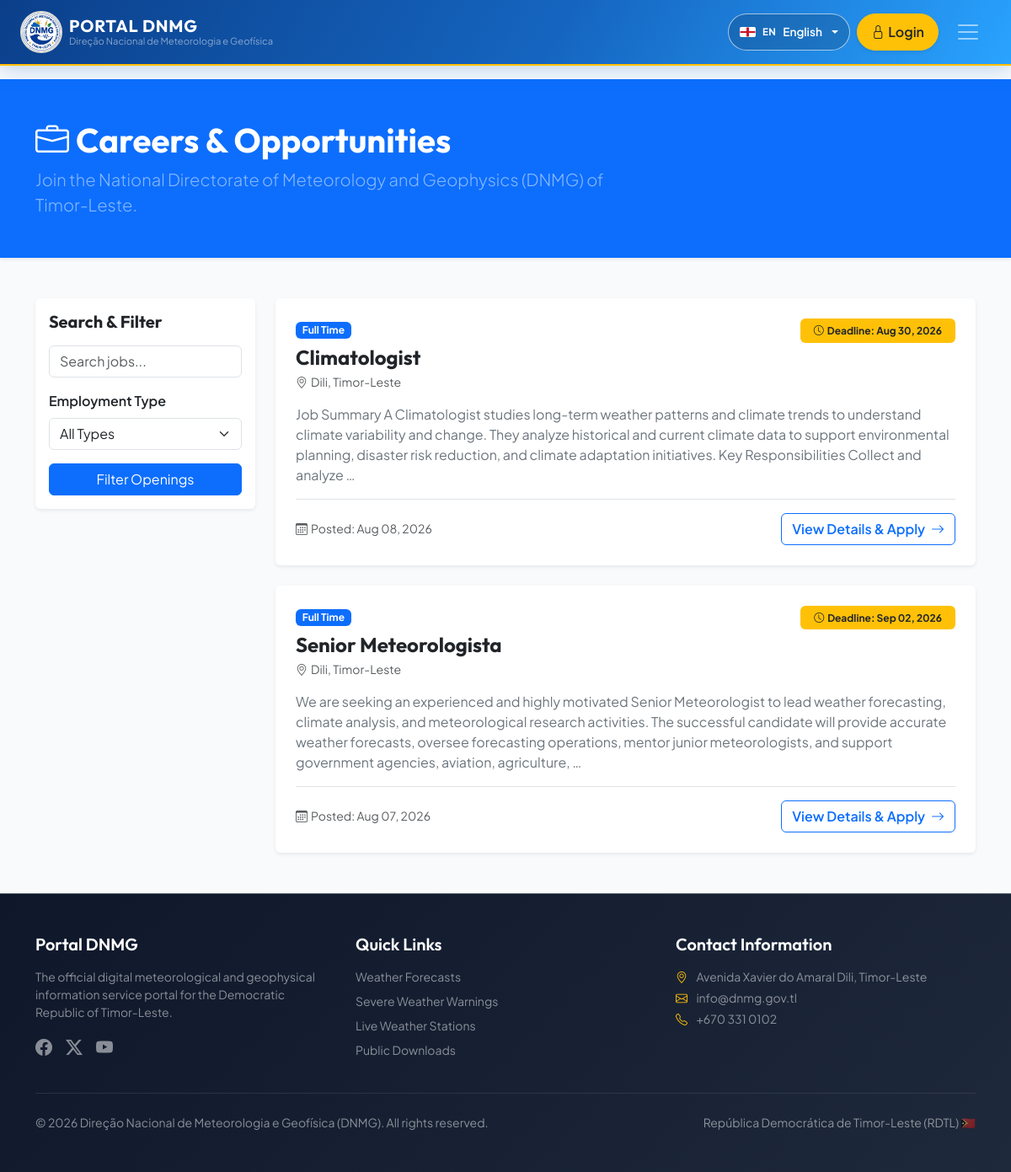
The page /en/cms/careers/ on the database its author committed.
### cms/models.py (models this page shows, shortened)
class JobOpening(models.Model):
    class Status(models.TextChoices):
        DRAFT = 'DRAFT', _('Draft')
        OPEN = 'OPEN', _('Open')
        CLOSED = 'CLOSED', _('Closed')
    class EmploymentType(models.TextChoices):
        FULL_TIME = 'FULL_TIME', _('Full Time')
        PART_TIME = 'PART_TIME', _('Part Time')
        CONTRACT = 'CONTRACT', _('Contract')
        INTERNSHIP = 'INTERNSHIP', _('Internship')
        VOLUNTEER = 'VOLUNTEER', _('Volunteer')
    title = models.CharField(max_length=255, verbose_name=_('Job Title'))
    slug = models.SlugField(max_length=280, unique=True, blank=True, verbose_name=_('Slug'))
    department = models.ForeignKey(
        'hr.Department',
        on_delete=models.SET_NULL,
        null=True,
        blank=True,
        related_name='job_openings',
        verbose_name=_('Department'),
    )
    location = models.CharField(max_length=150, default='Dili, Timor-Leste', verbose_name=_('Location'))
    employment_type = models.CharField(
        max_length=20,
        choices=EmploymentType.choices,
        default=EmploymentType.FULL_TIME,
        verbose_name=_('Employment Type')
    )
    description = models.TextField(verbose_name=_('Job Description'))
    requirements = models.TextField(blank=True, verbose_name=_('Requirements'))
    how_to_apply = models.TextField(blank=True, verbose_name=_('How to Apply'))
    application_deadline = models.DateField(null=True, blank=True, verbose_name=_('Application Deadline'))
    status = models.CharField(
        max_length=20,
        choices=Status.choices,
        default=Status.DRAFT,
        verbose_name=_('Status')
    )
    posted_by = models.ForeignKey(
        settings.AUTH_USER_MODEL,
        on_delete=models.SET_NULL,
        null=True,
        blank=True,
        related_name='job_openings',
        verbose_name=_('Posted By')
    )
    created_at = models.DateTimeField(auto_now_add=True)
    updated_at = models.DateTimeField(auto_now=True)
    class Meta:
        ordering = ['-created_at']
        verbose_name = _('Job Opening')
        verbose_name_plural = _('Job Openings')
        constraints = [
            models.CheckConstraint(
                condition=models.Q(employment_type__in=[
                    'FULL_TIME', 'PART_TIME', 'CONTRACT', 'INTERNSHIP', 'VOLUNTEER',
                ]),
                name='cms_job_type_valid',
            ),
            models.CheckConstraint(
                condition=models.Q(status__in=['DRAFT', 'OPEN', 'CLOSED']),
                name='cms_job_status_valid',
            ),
        ]
        indexes = [
            models.Index(fields=['status', '-created_at'], name='cms_job_status_created_idx'),
        ]

### cms/views.py (the view, shortened to what this page needs)
# urls.py: path('careers/', views.PublicCareerListView.as_view(), name='public_career_list'),
class PublicCareerListView(ListView):
    model = JobOpening
    template_name = 'cms/public_career_list.html'
    context_object_name = 'jobs'
    paginate_by = 10
    def get_queryset(self):
        queryset = JobOpening.objects.filter(
            status=JobOpening.Status.OPEN
        ).select_related('department')
        employment_type = self.request.GET.get('type')
        if employment_type:
            queryset = queryset.filter(employment_type=employment_type)
        q = self.request.GET.get('q')
        return queryset
    def get_context_data(self, **kwargs):
        context = super().get_context_data(**kwargs)
        context['employment_type_choices'] = JobOpening.EmploymentType.choices
        context['selected_type'] = self.request.GET.get('type', '')
        context['search_query'] = self.request.GET.get('q', '')
        return context

### templates/cms/public_career_list.html (shortened to what this page needs)
{% extends 'base.html' %}
{% load i18n static %}
{% block content %}
<div class="bg-primary text-white py-5 mb-5 shadow-sm">
    <div class="container">
        <div class="row align-items-center">
            <div class="col-lg-8">
                <h1 class="fw-bold mb-2"><i class="bi bi-briefcase me-2"></i>{% translate "Careers & Opportunities" %}</h1>
                <p class="lead mb-0 text-white-50">{% translate "Join the National Directorate of Meteorology and Geophysics (DNMG) of Timor-Leste." %}</p>
            </div>
        </div>
    </div>
</div>
<div class="container mb-5">
    <div class="row g-4">
        <div class="col-lg-3">
            <div class="card border-0 shadow-sm p-3">
                <h5 class="fw-bold mb-3">{% translate "Search & Filter" %}</h5>
                <form method="get" action="{% url 'cms:public_career_list' %}">
                    <div class="mb-3">
                        <input type="text" name="q" value="{{ search_query }}" class="form-control" placeholder="{% translate 'Search jobs...' %}">
                    </div>
                    {% if employment_type_choices %}
                    <div class="mb-3">
                        <label class="form-label fw-semibold">{% translate "Employment Type" %}</label>
                        <select name="type" class="form-select" onchange="this.form.submit()">
                            <option value="">{% translate "All Types" %}</option>
                        </select>
                    </div>
                    {% endif %}
                    <button type="submit" class="btn btn-primary w-100">{% translate "Filter Openings" %}</button>
                </form>
            </div>
        </div>
        <div class="col-lg-9">
            <div class="row g-4">
                {% for job in jobs %}
                <div class="col-12">
                    <div class="card border-0 shadow-sm hover-shadow transition">
                        <div class="card-body p-4">
                            <div class="d-flex flex-column flex-md-row justify-content-between align-items-md-start gap-2 mb-3">
                                <div>
                                    <span class="badge bg-primary mb-2">{{ job.get_employment_type_display }}</span>
                                    <h4 class="card-title fw-bold text-dark mb-1">{{ job.title }}</h4>
                                    <p class="text-muted mb-0 small">
                                        <i class="bi bi-geo-alt me-1"></i>{{ job.location }}
                                    </p>
                                </div>
                                {% if job.application_deadline %}
                                <div class="text-md-end">
                                    <span class="badge bg-warning text-dark px-3 py-2">
                                        <i class="bi bi-clock me-1"></i>{% translate "Deadline" %}: {{ job.application_deadline|date:"M d, Y" }}
                                    </span>
                                </div>
                                {% endif %}
                            </div>
                            <p class="card-text text-secondary mb-3">
                                {{ job.description|truncatewords:40 }}
                            </p>
                            <div class="d-flex justify-content-between align-items-center pt-3 border-top">
                                <small class="text-muted">
                                    <i class="bi bi-calendar3 me-1"></i>{% translate "Posted" %}: {{ job.created_at|date:"M d, Y" }}
                                </small>
                                <a href="{% url 'cms:public_career_detail' job.slug %}" class="btn btn-outline-primary fw-semibold">
                                    {% translate "View Details & Apply" %} <i class="bi bi-arrow-right ms-1"></i>
                                </a>
                            </div>
                        </div>
                    </div>
                </div>
                {% empty %}
                <div class="col-12 py-5 text-center text-muted">
                    <i class="bi bi-briefcase fs-1 text-secondary d-block mb-3"></i>
                    <p class="fs-5 mb-1">{% translate "No open job positions at this time." %}</p>
                    <p class="small text-muted">{% translate "Please check back later for new career opportunities." %}</p>
                </div>
                {% endfor %}
            </div>
        </div>
    </div>
</div>
{% endblock %}

### templates/base.html (shortened to what this page needs)
{% load i18n static portal_tags %}
<!DOCTYPE html>
<html lang="{{ LANGUAGE_CODE }}">
<head>
    <link href="{% static 'vendor/bootstrap/css/bootstrap.min.css' %}" rel="stylesheet">
    <link rel="stylesheet" href="{% static 'vendor/bootstrap-icons/font/bootstrap-icons.min.css' %}">
    <link rel="stylesheet" href="{% static 'vendor/fonts/fonts.css' %}">
    <link rel="stylesheet" href="{% static 'css/styles.css' %}">
    <link rel="stylesheet" href="{% static 'vendor/leaflet/leaflet.css' %}">
</head>
<body class="d-flex flex-column min-height-100vh">
    <header class="glass-navbar sticky-top navbar navbar-expand-xxl navbar-dark py-2">
        <div class="container-fluid px-lg-4 public-navbar-container">
            <a class="navbar-brand d-flex align-items-center gap-2" href="{% url 'core:home' %}">
                <img src="{% static 'images/dnmg_logo.png' %}" alt="Logo" class="navbar-brand-logo">
                <div class="d-flex flex-column text-start navbar-brand-copy">
                    <span class="navbar-brand-title">Portal DNMG</span>
                    <small class="navbar-brand-subtitle text-white-50">Direção Nacional de Meteorologia e Geofísica</small>
                </div>
            </a>
            <div class="d-flex d-xxl-none align-items-center gap-2 ms-auto public-navbar-mobile-utility">
                {% include 'components/language_switcher.html' with compact=True switcher_id='langDropdownMobile' %}
                {% if user.is_authenticated %}
                <div class="dropdown">
                    <button class="btn btn-outline-light dropdown-toggle public-account-button" type="button"
                        id="userMenuBtnMobile" data-bs-toggle="dropdown" aria-expanded="false">
                        <i class="bi bi-person-circle"></i><span class="visually-hidden">{% translate "My Profile" %}</span>
                    </button>
                    <ul class="dropdown-menu dropdown-menu-end shadow border-0 mt-2 py-2 bg-dark text-white" aria-labelledby="userMenuBtnMobile">
                        <li><a class="dropdown-item text-white-50 hover-text-white" href="{% url 'users:profile' %}"><i class="bi bi-person me-2"></i>{% translate "My Profile" %}</a></li>
                        {% if user.is_internal_staff %}
                        {% endif %}
                        <li><hr class="dropdown-divider border-secondary"></li>
                        <li><form action="{% url 'users:logout' %}" method="post" class="px-3 py-1">{% csrf_token %}<button type="submit" class="btn btn-danger w-100 btn-sm text-white"><i class="bi bi-box-arrow-right me-1"></i>{% translate "Log Out" %}</button></form></li>
                    </ul>
                </div>
                {% else %}
                <a href="{% url 'users:login' %}" class="btn btn-warning fw-semibold text-dark rounded-pill shadow-sm public-login-button">
                    <i class="bi bi-lock me-1"></i>{% translate "Login" %}
                </a>
                {% endif %}
            </div>
            <button class="navbar-toggler border-0 shadow-none" type="button" data-bs-toggle="collapse"
                data-bs-target="#mainNavbar" aria-controls="mainNavbar" aria-expanded="false"
                aria-label="Toggle navigation">
                <span class="navbar-toggler-icon"></span>
            </button>
        </div>
    </header>
    <main class="flex-grow-1">
        {% block content %}{% endblock %}
    </main>
    <footer class="bg-gradient-dark text-white-50 py-5 mt-auto border-top border-secondary">
        <div class="container">
            <div class="row g-4">
                <div class="col-lg-4">
                    <h5 class="text-white mb-3" style="font-family: var(--font-heading);">Portal DNMG</h5>
                    <p class="small text-white-50">
                        {% translate "The official digital meteorological and geophysical information service portal for the Democratic Republic of Timor-Leste." %}
                    </p>
                    <div class="d-flex gap-3 fs-5 mt-3">
                        <a href="https://www.facebook.com/p/DNMG-Timor-Leste-100067875199943/" class="text-white-50 hover-text-white transition"><i class="bi bi-facebook"></i></a>
                        <a href="#" class="text-white-50 hover-text-white transition"><i
                                class="bi bi-twitter-x"></i></a>
                        <a href="#" class="text-white-50 hover-text-white transition"><i class="bi bi-youtube"></i></a>
                    </div>
                </div>
                <div class="col-lg-4">
                    <h5 class="text-white mb-3">{% translate "Quick Links" %}</h5>
                    <ul class="list-unstyled d-grid gap-2 small">
                        <li><a href="{% url 'weather:forecast_map' %}" class="text-white-50 text-decoration-none hover-text-white">{% translate "Weather Forecasts" %}</a></li>
                        <li><a href="{% url 'weather:warning_list' %}" class="text-white-50 text-decoration-none hover-text-white">{% translate "Severe Weather Warnings" %}</a></li>
                        <li><a href="{% url 'weather:interactive_map' %}" class="text-white-50 text-decoration-none hover-text-white">{% translate "Live Weather Stations" %}</a></li>
                        <li><a href="{% url 'cms:public_bulletin_list' %}" class="text-white-50 text-decoration-none hover-text-white">{% translate "Public Downloads" %}</a></li>
                    </ul>
                </div>
                <div class="col-lg-4">
                    <h5 class="text-white mb-3">{% translate "Contact Information" %}</h5>
                    <p class="small text-white-50 mb-1"><i class="bi bi-geo-alt me-2 text-warning"></i> Avenida Xavier do Amaral Dili, Timor-Leste</p>
                    <p class="small text-white-50 mb-1"><i class="bi bi-envelope me-2 text-warning"></i>
                        info@dnmg.gov.tl</p>
                    <p class="small text-white-50"><i class="bi bi-telephone me-2 text-warning"></i> +670 331 0102</p>
                </div>
            </div>
            <hr class="my-4 border-secondary">
            <div class="d-flex flex-column flex-md-row justify-content-between align-items-center gap-2 small">
                <span>&copy; {% now "Y" %} Direção Nacional de Meteorologia e Geofísica (DNMG). All rights
                    reserved.</span>
                <span> República Democrática de Timor-Leste (RDTL) 🇹🇱</span>
            </div>
        </div>
    </footer>
</body>
</html>

### templates/components/language_switcher.html (shortened to what this page needs)
{% load i18n %}
{% get_current_language as LANGUAGE_CODE %}
{% with dropdown_id=switcher_id|default:'langDropdown' %}
<div class="dropdown language-switcher{% if compact %} language-switcher-compact{% endif %}">
    <button class="btn language-switcher-toggle dropdown-toggle d-flex align-items-center gap-2 rounded-pill" type="button" id="{{ dropdown_id }}" data-bs-toggle="dropdown" aria-expanded="false" aria-label="{% translate 'Choose language' %}">
        {% if LANGUAGE_CODE == 'en' %}
            <span class="language-flag language-flag-gb" aria-hidden="true"></span><span class="language-code">EN</span><span class="language-label">English</span>
        {% elif LANGUAGE_CODE == 'tet' %}
            <span class="language-flag language-flag-tl" aria-hidden="true"></span><span class="language-code">TET</span><span class="language-label">Tetun</span>
        {% elif LANGUAGE_CODE == 'pt' %}
            <span class="language-flag language-flag-pt" aria-hidden="true"><span class="language-flag-crest"></span></span><span class="language-code">PT</span><span class="language-label">Português</span>
        {% endif %}
    </button>
</div>
{% endwith %}

### rows shown on the page
JobOpening: employment_type "Full Time", title "Climatologist", location "Dili, Timor-Leste", application_deadline "Aug 30, 2026", description "Job Summary A Climatologist studies long-term weather patterns and climate trends to understand climate variability and change. They analyze historical and current climate data to support environmental planning, disaster risk reduction, and climate adaptation initiatives. Key Responsibilities Collect and analyze …", created_at "Aug 08, 2026"
JobOpening: employment_type "Full Time", title "Senior Meteorologista", location "Dili, Timor-Leste", application_deadline "Sep 02, 2026", description "We are seeking an experienced and highly motivated Senior Meteorologist to lead weather forecasting, climate analysis, and meteorological research activities. The successful candidate will provide accurate weather forecasts, oversee forecasting operations, mentor junior meteorologists, and support government agencies, aviation, agriculture, …", created_at "Aug 07, 2026"
